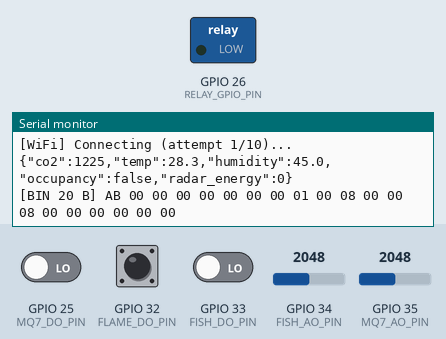
This sketch was run on a simulated ESP32-C3. Parts: switched loads named in the sketch (green lamp = pin HIGH), the last lines printed to the serial monitor. The inputs (shaded band) are chosen by the test bench; at power-on: GPIO 34 (FISH_AO_PIN) = 2048, GPIO 35 (MQ7_AO_PIN) = 2048, GPIO 25 (MQ7_DO_PIN) LOW, GPIO 32 (FLAME_DO_PIN) HIGH, GPIO 33 (FISH_DO_PIN) LOW. WiFi joins after 1.5 s; servers stay silent unless stated; no MQTT or app messages arrive unless stated.

Above: at 1.5 s.
1.6 s: GPIO 34 (FISH_AO_PIN) set to 2866
At 3.1 s:
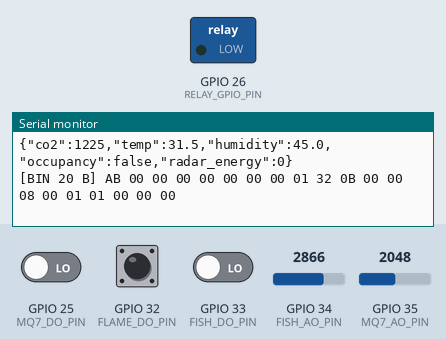
3.3 s: GPIO 35 (MQ7_AO_PIN) set to 2866
At 5.2 s:
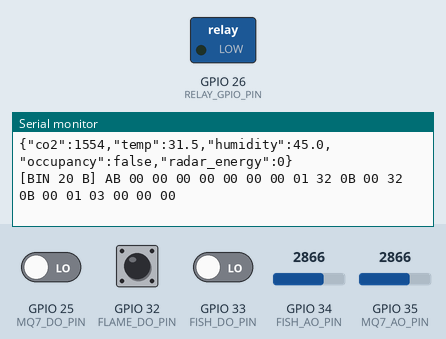
6.3 s: GPIO 34 (FISH_AO_PIN) set to 3603
At 8.2 s:
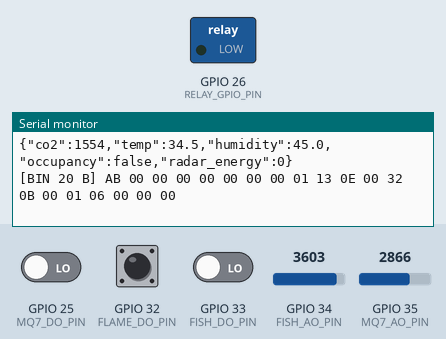
9.3 s: GPIO 35 (MQ7_AO_PIN) set to 3603
At 11.2 s:
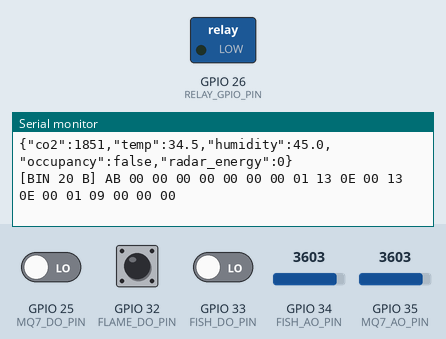
Timing chart, 0 to 12.7 s (numbered marks = the images above; inputs shaded):
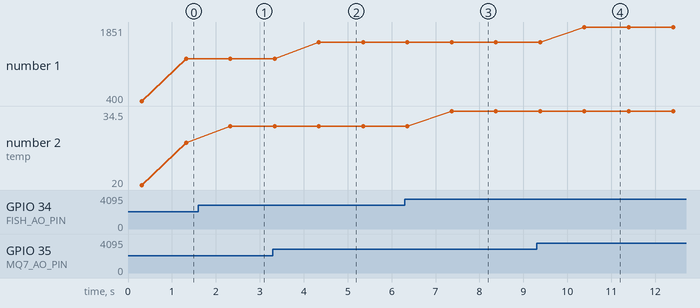

Measured:
- after the input at 1.6 s, the serial monitor: prints a new line after 0.73 s (image 1)
- after the input at 3.3 s, the serial monitor: prints a new line after 1.0 s (image 2)
- after the input at 6.3 s, the serial monitor: prints a new line after 1.1 s (image 3)
- after the input at 9.3 s, the serial monitor: prints a new line after 1.1 s (image 4)
- plotted number 1: 1225 → 1554 after the input at 3.3 s, 1554 → 1851 after the input at 9.3 s
- plotted number 2: 28.3 → 31.5 after the input at 1.6 s, 31.5 → 34.5 after the input at 6.3 s

The sketch:

sketch.ino
```cpp
/*
 * ════════════════════════════════════════════════════════════
 *  ESP32 Modular RTOS Firmware
 * ════════════════════════════════════════════════════════════
 *
 *  Wiring summary
 *  ──────────────
 *  Power rails (breadboard)
 *    ESP32 3V3 → left  red  rail
 *    ESP32 5V  → right red  rail
 *    ESP32 GND → left  blue rail
 *    ESP32 GND → right blue rail
 *
 *  HW-072 Flame sensor   (F-F direct)
 *    VCC → 3V3  |  GND → GND  |  DO → P32
 *
 *  HLK-LD2410 mmWave     (F-F direct)
 *    3V3 → 3V3  |  GND → GND  |  OT1 → P16  |  OT2 → P17  |  RX unconnected
 *
 *  Flying Fish IR/light  (M-F to breadboard)
 *    VCC → right 5V rail  |  GND → left GND rail
 *    AO  → row 20 → divider#1 (3.3k+6.8k+20k → GND) → P34
 *    DO  → row 40 → 1kΩ → P33
 *
 *  FC-22 / MQ-7 Gas      (M-F to breadboard)
 *    VCC → right 5V rail  |  GND → left GND rail
 *    AO  → row 30 → divider#2 (3.3k+6.8k+20k → GND) → P35
 *    DO  → row 45 → 1kΩ → P25
 *
 *  Tasks
 *  ──────
 *  Core 0: wifi_task  |  serial_print_task
 *  Core 1: radar_task |  sensors_task
 *
 *  Safety: hardware watchdog (esp_task_wdt) – every task registers
 *          itself and resets periodically; trigger_panic = true.
 * ════════════════════════════════════════════════════════════
 */

#include <Arduino.h>
#include <freertos/FreeRTOS.h>
#include <freertos/task.h>
#include <freertos/semphr.h>

#include "config.h"
#include "sensor_data.h"
#include "wifi_manager.h"
#include "watchdog.h"
#include "tasks.h"
#include "mqtt_client.h"

void setup() {
    Serial.begin(115200);
    delay(300);
    Serial.println("\n=== ESP32 Modular RTOS Firmware ===");

    // Shared payload mutex
    g_payload_mutex = xSemaphoreCreateMutex();
    configASSERT(g_payload_mutex);

    // Hardware watchdog
    watchdog_init();

    // MQTT client configuration
    mqtt_init();

    // ── Launch tasks ───────────────────────────────────────────────────────
    // Using xTaskCreate for compatibility with single-core RISC-V architectures (e.g. ESP32-C3)
    xTaskCreate(wifi_task,         "WiFi",    STACK_WIFI,    NULL, TASK_PRIO_WIFI,    NULL);
    xTaskCreate(mqtt_publish_task, "MQTT",    STACK_SERIAL,  NULL, TASK_PRIO_SERIAL,  NULL);
    xTaskCreate(radar_task,        "Radar",   STACK_RADAR,   NULL, TASK_PRIO_RADAR,   NULL);
    xTaskCreate(sensors_task,      "Sensors", STACK_SENSORS, NULL, TASK_PRIO_SENSORS, NULL);
    xTaskCreate(relay_task,        "Relay",   2048,          NULL, 2,                 NULL);

    Serial.println("[Main] All tasks launched.");
}

void loop() {
    // Main loop feeds the watchdog and processes MQTT callbacks
    watchdog_reset();
    mqtt_loop();
    vTaskDelay(pdMS_TO_TICKS(10));
}
```

flyingfish.cpp
```cpp
#include "flyingfish.h"
static uint8_t _ao, _do;

void flyingfish_init(uint8_t ao_pin, uint8_t do_pin) {
    _ao = ao_pin;
    _do = do_pin;
    pinMode(_do, INPUT);
    analogSetPinAttenuation(_ao, ADC_11db);   // full 0-3.3 V range
}
int   flyingfish_read_analog()  { return analogRead(_ao); }
float flyingfish_get_voltage()  { return (analogRead(_ao) / 4095.0f) * 3.3f; }
int   flyingfish_read_digital() { return digitalRead(_do); }
```

flyingfish.h
```cpp
#pragma once
#include <Arduino.h>

// Flying Fish light/IR sensor
// VCC → right 5V rail  |  GND → left GND rail
// AO  → row 20 → voltage divider (3.3k + 6.8k + 20k to GND) → P34
// DO  → row 40 → 1kΩ → P33
//
// Voltage divider output at P34:
//   Vout = Vin * (6.8k + 20k) / (3.3k + 6.8k + 20k) = Vin * 0.890 → max ~2.94 V (safe for 3.3V ADC)
void  flyingfish_init(uint8_t ao_pin, uint8_t do_pin);
int   flyingfish_read_analog();
float flyingfish_get_voltage();
int   flyingfish_read_digital();
```

hw072.cpp
```cpp
#include "hw072.h"
static uint8_t _pin;
void hw072_init(uint8_t do_pin) { _pin = do_pin; pinMode(_pin, INPUT); }
int  hw072_read()               { return digitalRead(_pin); }
```

hw072.h
```cpp
#pragma once
#include <Arduino.h>

// HW-072 Flame / IR sensor
// VCC → ESP32 3V3  |  GND → ESP32 GND  |  DO → P32  (F-F direct)
void hw072_init(uint8_t do_pin);
int  hw072_read();   // LOW = flame detected (active-low)
```

mq7.cpp
```cpp
#include "mq7.h"
static uint8_t _ao, _do;

void mq7_init(uint8_t ao_pin, uint8_t do_pin) {
    _ao = ao_pin;
    _do = do_pin;
    pinMode(_do, INPUT);
    analogSetPinAttenuation(_ao, ADC_11db);
}
int   mq7_read_analog()  { return analogRead(_ao); }
float mq7_get_voltage()  { return (analogRead(_ao) / 4095.0f) * 3.3f; }
int   mq7_read_digital() { return digitalRead(_do); }
```

mq7.h
```cpp
#pragma once
#include <Arduino.h>

// FC-22 / MQ-7 Gas sensor
// VCC → right 5V rail  |  GND → left GND rail
// AO  → row 30 → voltage divider (3.3k + 6.8k + 20k to GND) → P35
// DO  → row 45 → 1kΩ → P25
void  mq7_init(uint8_t ao_pin, uint8_t do_pin);
int   mq7_read_analog();
float mq7_get_voltage();
int   mq7_read_digital();
```

mqtt_client.cpp
```cpp
#include <WiFi.h>
#include <PubSubClient.h>
#include "mqtt_client.h"
#include "config.h"

// Client instance
static WiFiClient espClient;
static PubSubClient client(espClient);

// Device ID
static String deviceId;
static String telemetryTopic;
static String commandTopic;

// Reconnect logic variables
static unsigned long lastReconnectAttempt = 0;
static unsigned long currentBackoff = 500;
static const unsigned long MAX_BACKOFF = 30000;

// Relay callback definition (to be set by hardware/tasks.cpp)
typedef void (*CommandCallback)(bool ventilation_on);
static CommandCallback onCommandReceived = nullptr;

// Set the command callback from tasks.cpp
void mqtt_set_command_callback(CommandCallback cb) {
    onCommandReceived = cb;
}

// MQTT Message received callback
void mqtt_callback(char* topic, byte* payload, unsigned int length) {
    if (String(topic) == commandTopic) {
        String msg = "";
        for (unsigned int i = 0; i < length; i++) {
            msg += (char)payload[i];
        }

        // Very simple JSON parsing for {"command":"activate_ventilation"}
        // In reality, use ArduinoJson, but doing basic text matching here
        if (msg.indexOf("\"command\":\"activate_ventilation\"") != -1) {
            if (onCommandReceived) onCommandReceived(true);
        } else if (msg.indexOf("\"command\":\"deactivate_ventilation\"") != -1) {
            if (onCommandReceived) onCommandReceived(false);
        }
    }
}

// Non-blocking reconnect
static void mqtt_reconnect() {
    unsigned long now = millis();
    if (now - lastReconnectAttempt > currentBackoff) {
        lastReconnectAttempt = now;

        if (client.connect(deviceId.c_str())) {
            // Connected successfully
            currentBackoff = 500; // Reset backoff
            client.subscribe(commandTopic.c_str());
            Serial.println("[MQTT] Connected & Subscribed to " + commandTopic);
        } else {
            // Failed, exponential backoff
            currentBackoff *= 2;
            if (currentBackoff > MAX_BACKOFF) {
                currentBackoff = MAX_BACKOFF;
            }
        }
    }
}

void mqtt_init() {
    // Generate unique device ID
    deviceId = "ESP32_" + String((uint32_t)(ESP.getEfuseMac() >> 32), HEX) + String((uint32_t)ESP.getEfuseMac(), HEX);

    telemetryTopic = String(MQTT_TOPIC_TELEMETRY) + deviceId;
    commandTopic = String(MQTT_TOPIC_COMMAND) + deviceId;

    client.setServer(MQTT_BROKER_HOST, MQTT_BROKER_PORT);
    client.setCallback(mqtt_callback);

    Serial.println("[MQTT] Init with ID: " + deviceId);
}

void mqtt_loop() {
    if (!client.connected() && WiFi.status() == WL_CONNECTED) {
        mqtt_reconnect();
    }
    client.loop();
}

bool mqtt_is_connected() {
    return client.connected();
}

void mqtt_publish(const char* payload) {
    if (client.connected()) {
        client.publish(telemetryTopic.c_str(), payload);
    }
}
```

mqtt_client.h
```cpp
#pragma once

typedef void (*CommandCallback)(bool ventilation_on);

void mqtt_init();
void mqtt_loop();
bool mqtt_is_connected();
void mqtt_publish(const char* payload);
void mqtt_set_command_callback(CommandCallback cb);
```

sensor_data.cpp
```cpp
#include "sensor_data.h"
SensorPayload_t   g_payload       = {};
SemaphoreHandle_t g_payload_mutex = nullptr;
```

sensor_data.h
```cpp
#pragma once
#include <Arduino.h>
#include <freertos/FreeRTOS.h>
#include <freertos/semphr.h>

typedef struct {
    // mmWave LD2410
    uint8_t  radar_state;           // 0=none 1=moving 2=stationary 3=both
    uint16_t moving_distance_cm;
    uint8_t  moving_energy;
    uint16_t still_distance_cm;
    uint8_t  still_energy;
    uint16_t detect_distance_cm;

    // HW-072 Flame sensor
    int      flame_digital;         // LOW = flame detected

    // Flying Fish (light/IR)
    int      fish_analog;           // raw ADC (0-4095)
    float    fish_voltage;          // voltage after divider
    int      fish_digital;          // DO threshold output

    // FC-22 / MQ-7 Gas sensor
    int      mq7_analog;
    float    mq7_voltage;
    int      mq7_digital;

    // System
    bool     wifi_connected;
    uint32_t uptime_s;
} SensorPayload_t;

extern SensorPayload_t    g_payload;
extern SemaphoreHandle_t  g_payload_mutex;
```

serializer.cpp
```cpp
#include "serializer.h"
#include <Arduino.h>

String serializer_to_json(const SensorPayload_t &p) {
    char buf[256];

    // Map hardware sensors to backend expectations
    int co2_mapped = 400 + (int)(p.mq7_voltage * 500); // Map 0-3.3V to 400-2050 ppm
    float temp_mapped = 20.0 + (p.fish_voltage * 5.0); // Map to 20-36.5 C
    float humidity_mapped = 45.0 + (p.flame_digital == LOW ? 20.0 : 0.0); // Spike humidity if flame
    bool occupancy = (p.radar_state > 0);

    snprintf(buf, sizeof(buf),
        "{\"co2\":%d,\"temp\":%.1f,\"humidity\":%.1f,\"occupancy\":%s,\"radar_energy\":%u}",
        co2_mapped,
        temp_mapped,
        humidity_mapped,
        occupancy ? "true" : "false",
        p.moving_energy);

    return String(buf);
}

size_t serializer_to_binary(const SensorPayload_t &p, uint8_t* buf, size_t len) {
    if (len < 20) return 0;
    buf[0]  = 0xAB;
    buf[1]  = p.radar_state;
    buf[2]  =  p.moving_distance_cm       & 0xFF;
    buf[3]  = (p.moving_distance_cm >> 8) & 0xFF;
    buf[4]  = p.moving_energy;
    buf[5]  =  p.still_distance_cm        & 0xFF;
    buf[6]  = (p.still_distance_cm >> 8)  & 0xFF;
    buf[7]  = p.still_energy;
    buf[8]  = (uint8_t)p.flame_digital;
    buf[9]  =  p.fish_analog        & 0xFF;
    buf[10] = (p.fish_analog >> 8)  & 0xFF;
    buf[11] = (uint8_t)p.fish_digital;
    buf[12] =  p.mq7_analog         & 0xFF;
    buf[13] = (p.mq7_analog >> 8)   & 0xFF;
    buf[14] = (uint8_t)p.mq7_digital;
    buf[15] = p.wifi_connected ? 1 : 0;
    uint32_t up = p.uptime_s;
    buf[16] =  up        & 0xFF;
    buf[17] = (up >> 8)  & 0xFF;
    buf[18] = (up >> 16) & 0xFF;
    buf[19] = (up >> 24) & 0xFF;
    return 20;
}
```

serializer.h
```cpp
#pragma once
#include "sensor_data.h"

// Compact JSON string
String serializer_to_json(const SensorPayload_t &p);

// 20-byte binary frame
// [0]    0xAB magic
// [1]    radar state
// [2-3]  moving_dist_cm  (LE)
// [4]    moving_energy
// [5-6]  still_dist_cm   (LE)
// [7]    still_energy
// [8]    flame_digital
// [9-10] fish_analog      (LE)
// [11]   fish_digital
// [12-13]mq7_analog       (LE)
// [14]   mq7_digital
// [15]   wifi_connected
// [16-19]uptime_s         (LE)
size_t serializer_to_binary(const SensorPayload_t &p, uint8_t* buf, size_t buf_len);
```

tasks.cpp
```cpp
#include "tasks.h"
#include "config.h"
#include "sensor_data.h"
#include "mmwave_driver.h"
#include "hw072.h"
#include "flyingfish.h"
#include "mq7.h"
#include "serializer.h"
#include "watchdog.h"
#include "mqtt_client.h"
#include <freertos/FreeRTOS.h>
#include <freertos/task.h>
#include <esp_task_wdt.h>

static HardwareSerial LD2410_Serial(LD2410_UART_NUM);

// ── Radar Task (Core 1, priority 4) ──────────────────────────────────────────
void radar_task(void* pv) {
    esp_task_wdt_add(NULL);
    mmwave_init(LD2410_Serial, LD2410_RX, LD2410_TX, LD2410_BAUD);
    Serial.println("[Radar] LD2410 UART ready on P16(RX)/P17(TX)");

    LD2410Frame_t frame;
    for (;;) {
        if (mmwave_read_frame(frame)) {
            if (xSemaphoreTake(g_payload_mutex, pdMS_TO_TICKS(50)) == pdTRUE) {
                g_payload.radar_state        = frame.target_state;
                g_payload.moving_distance_cm = frame.moving_dist_cm;
                g_payload.moving_energy      = frame.moving_energy;
                g_payload.still_distance_cm  = frame.still_dist_cm;
                g_payload.still_energy       = frame.still_energy;
                g_payload.detect_distance_cm = frame.detect_dist_cm;
                xSemaphoreGive(g_payload_mutex);
            }
        }
        esp_task_wdt_reset();
        vTaskDelay(pdMS_TO_TICKS(20));   // ~50 Hz polling
    }
}

// ── Environmental Sensors Task (Core 1, priority 2) ──────────────────────────
void sensors_task(void* pv) {
    esp_task_wdt_add(NULL);
    hw072_init(FLAME_DO_PIN);
    flyingfish_init(FISH_AO_PIN, FISH_DO_PIN);
    mq7_init(MQ7_AO_PIN, MQ7_DO_PIN);
    Serial.println("[Sensors] HW-072 P32 | FlyingFish AO:P34 DO:P33 | MQ-7 AO:P35 DO:P25");

    for (;;) {
        int   flame  = hw072_read();
        int   fish_a = flyingfish_read_analog();
        float fish_v = flyingfish_get_voltage();
        int   fish_d = flyingfish_read_digital();
        int   mq7_a  = mq7_read_analog();
        float mq7_v  = mq7_get_voltage();
        int   mq7_d  = mq7_read_digital();

        if (xSemaphoreTake(g_payload_mutex, pdMS_TO_TICKS(50)) == pdTRUE) {
            g_payload.flame_digital = flame;
            g_payload.fish_analog   = fish_a;
            g_payload.fish_voltage  = fish_v;
            g_payload.fish_digital  = fish_d;
            g_payload.mq7_analog    = mq7_a;
            g_payload.mq7_voltage   = mq7_v;
            g_payload.mq7_digital   = mq7_d;
            g_payload.uptime_s      = millis() / 1000;
            xSemaphoreGive(g_payload_mutex);
        }
        esp_task_wdt_reset();
        vTaskDelay(pdMS_TO_TICKS(SENSOR_POLL_MS));
    }
}

// ── Serial / Serialization / MQTT Task (Core 0, priority 1) ────────────────
void mqtt_publish_task(void* pv) {
    esp_task_wdt_add(NULL);
    SensorPayload_t snap;

    for (;;) {
        if (xSemaphoreTake(g_payload_mutex, pdMS_TO_TICKS(100)) == pdTRUE) {
            memcpy(&snap, &g_payload, sizeof(SensorPayload_t));
            xSemaphoreGive(g_payload_mutex);
        }

        // JSON output
        String json = serializer_to_json(snap);
        Serial.println(json);

        // Publish to MQTT
        mqtt_publish(json.c_str());

        // Binary output (hex dump)
        uint8_t bin[20];
        size_t  n = serializer_to_binary(snap, bin, sizeof(bin));
        Serial.printf("[BIN %zu B] ", n);
        for (size_t i = 0; i < n; i++) Serial.printf("%02X ", bin[i]);
        Serial.println();

        esp_task_wdt_reset();
        vTaskDelay(pdMS_TO_TICKS(SERIAL_PRINT_MS));
    }
}

// ── Relay Task (Core 1) ──────────────────────────────────────────────────────
static QueueHandle_t relay_queue = NULL;

void relay_command_callback(bool ventilation_on) {
    if (relay_queue != NULL) {
        xQueueSend(relay_queue, &ventilation_on, 0);
    }
}

void relay_task(void* pv) {
    esp_task_wdt_add(NULL);
    pinMode(RELAY_GPIO_PIN, OUTPUT);
    digitalWrite(RELAY_GPIO_PIN, LOW);

    relay_queue = xQueueCreate(5, sizeof(bool));
    mqtt_set_command_callback(relay_command_callback);

    bool state = false;
    for (;;) {
        if (xQueueReceive(relay_queue, &state, pdMS_TO_TICKS(100)) == pdTRUE) {
            digitalWrite(RELAY_GPIO_PIN, state ? HIGH : LOW);
            Serial.printf("[Relay] Ventilation turned %s\n", state ? "ON" : "OFF");
        }

        esp_task_wdt_reset();
        vTaskDelay(pdMS_TO_TICKS(100)); // Non-blocking wait
    }
}
```

tasks.h
```cpp
#pragma once
void radar_task(void* pv);
void sensors_task(void* pv);
void mqtt_publish_task(void* pv);
void relay_task(void* pv);
```

watchdog.cpp
```cpp
#include "watchdog.h"
#include "config.h"
#include <esp_task_wdt.h>
#include <Arduino.h>

void watchdog_init() {
    esp_task_wdt_config_t cfg = {
        .timeout_ms     = WDT_TIMEOUT_S * 1000,
        .idle_core_mask = (1 << portNUM_PROCESSORS) - 1,
        .trigger_panic  = true
    };
    esp_task_wdt_deinit();
    esp_task_wdt_init(&cfg);
    esp_task_wdt_add(NULL);
    Serial.printf("[WDT] Watchdog armed: %d s\n", WDT_TIMEOUT_S);
}

void watchdog_reset() { esp_task_wdt_reset(); }
```

watchdog.h
```cpp
#pragma once
void watchdog_init();
void watchdog_reset();
```

wifi_manager.cpp
```cpp
#include "wifi_manager.h"
#include "config.h"
#include "sensor_data.h"
#include <WiFi.h>
#include <freertos/FreeRTOS.h>
#include <freertos/task.h>

static bool _connected = false;

void wifi_manager_init() {
    WiFi.mode(WIFI_STA);
    WiFi.setAutoReconnect(false);
}

bool wifi_is_connected() { return _connected; }

void wifi_task(void* pv) {
    uint8_t retry = 0;

    // Start SmartConfig Provisioning Mode
    Serial.println("[WiFi] Starting SmartConfig provisioning...");
    WiFi.beginSmartConfig();

    TickType_t sc_start = xTaskGetTickCount();
    while (!WiFi.smartConfigDone() && (xTaskGetTickCount() - sc_start) < pdMS_TO_TICKS(60000)) {
        vTaskDelay(pdMS_TO_TICKS(500));
        Serial.print(".");
    }
    Serial.println("\n[WiFi] SmartConfig finished or timed out.");

    for (;;) {
        if (WiFi.status() != WL_CONNECTED) {
            _connected = false;
            Serial.printf("[WiFi] Connecting (attempt %d/%d)...\n", retry + 1, WIFI_MAX_RETRY);

            // Fallback to begin() if already provisioned
            if (retry > 0 || WiFi.SSID() == "") {
                WiFi.begin();
            }

            TickType_t start = xTaskGetTickCount();
            while (WiFi.status() != WL_CONNECTED &&
                   (xTaskGetTickCount() - start) < pdMS_TO_TICKS(10000)) {
                vTaskDelay(pdMS_TO_TICKS(500));
            }

            if (WiFi.status() == WL_CONNECTED) {
                _connected = true; retry = 0;
                Serial.printf("[WiFi] Connected. IP: %s\n",
                              WiFi.localIP().toString().c_str());
            } else {
                if (++retry >= WIFI_MAX_RETRY) {
                    Serial.println("[WiFi] Max retries - rebooting.");
                    esp_restart();
                }
                Serial.printf("[WiFi] Retry %d/%d\n", retry, WIFI_MAX_RETRY);
            }

            if (xSemaphoreTake(g_payload_mutex, pdMS_TO_TICKS(100)) == pdTRUE) {
                g_payload.wifi_connected = _connected;
                xSemaphoreGive(g_payload_mutex);
            }
        } else {
            _connected = true;
        }
        vTaskDelay(pdMS_TO_TICKS(WIFI_RETRY_MS));
    }
}
```

Source omitted: wifi_manager.h (113 bytes), config.h (2077 bytes), mmwave_driver.cpp (2113 bytes), mmwave_driver.h (1211 bytes)
